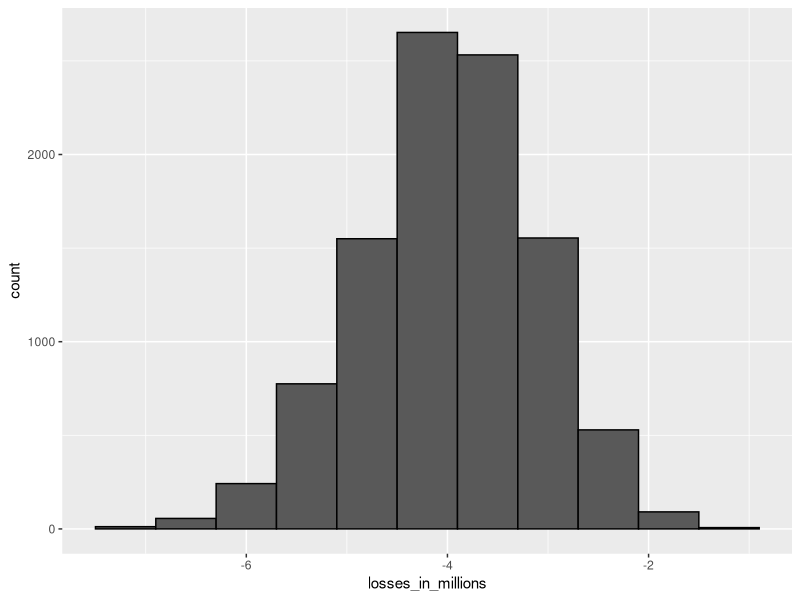
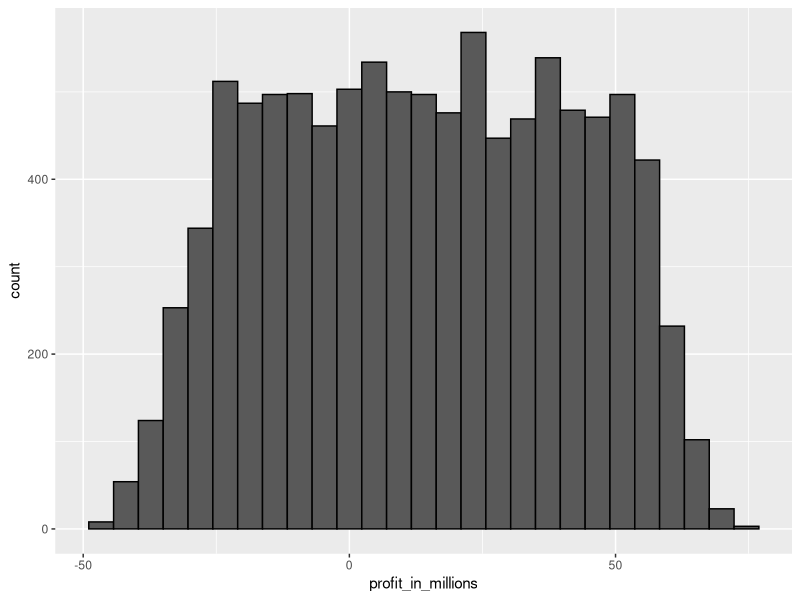

Source code (R) for these figures, in order:
## ---- chunk 1
knitr::opts_chunk$set(echo = TRUE)
set.seed(061102)
library(tidyverse)
library(dslabs)
data(death_prob)
## ---- chunk 2
head(death_prob)
## ---- chunk 3
n <- 1000
loss_per_loan <- -200000
p <- 0.02
defaults <- sample( c(0,1), n, prob=c(1-p, p), replace = TRUE)
sum(defaults * loss_per_loan)
## ---- chunk 4
B <- 10000
losses <- replicate(B, {
    defaults <- sample( c(0,1), n, prob=c(1-p, p), replace = TRUE) 
  sum(defaults * loss_per_loan)
})

data.frame(losses_in_millions = losses/10^6) %>%
    ggplot(aes(losses_in_millions)) +
    geom_histogram(binwidth = 0.6, col = "black")
## ---- chunk 5
qnorm(0.5)
## ---- chunk 6
qnorm(0.01)
## ---- chunk 7
l <- loss_per_loan
z <- qnorm(0.01)
x <- -l*( n*p - z*sqrt(n*p*(1-p)))/ ( n*(1-p) + z*sqrt(n*p*(1-p)))
x
## ---- chunk 8
loss_per_loan*p + x*(1-p)
## ---- chunk 9
B <- 100000
profit <- replicate(B, {
    draws <- sample( c(x, loss_per_loan), n, 
                        prob=c(1-p, p), replace = TRUE) 
    sum(draws)
})
mean(profit)    # expected value of the profit over n loans
mean(profit<0)    # probability of losing money
## ---- chunk 10
p <- .04
loss_per_loan <- -200000
r <- 0.05
x <- r*180000
loss_per_loan*p + x*(1-p)
## ---- chunk 11
z <- qnorm(0.01)
l <- loss_per_loan
n <- ceiling((z^2*(x-l)^2*p*(1-p))/(l*p + x*(1-p))^2)
n    # number of loans required
n*(loss_per_loan*p + x * (1-p))    # expected profit over n loans
## ---- chunk 12
B <- 10000
p <- 0.04
x <- 0.05 * 180000
profit <- replicate(B, {
    draws <- sample( c(x, loss_per_loan), n, 
                        prob=c(1-p, p), replace = TRUE) 
    sum(draws)
})
mean(profit<0)
mean(profit)
## ---- chunk 13
B <- 10000
p <- 0.04
x <- 0.05*180000
profit <- replicate(B, {
    new_p <- 0.04 + sample(seq(-0.01, 0.01, length = 100), 1)
    draws <- sample( c(x, loss_per_loan), n, 
                        prob=c(1-new_p, new_p), replace = TRUE)
    sum(draws)
})
mean(profit)    # expected profit
mean(profit < 0)    # probability of losing money
mean(profit < -10000000)    # probability of losing over $10 million
## ---- chunk 14
data.frame(profit_in_millions = profit/10^6) %>%
	ggplot(aes(profit_in_millions)) +
	geom_histogram(col = "black", bins = 27)
